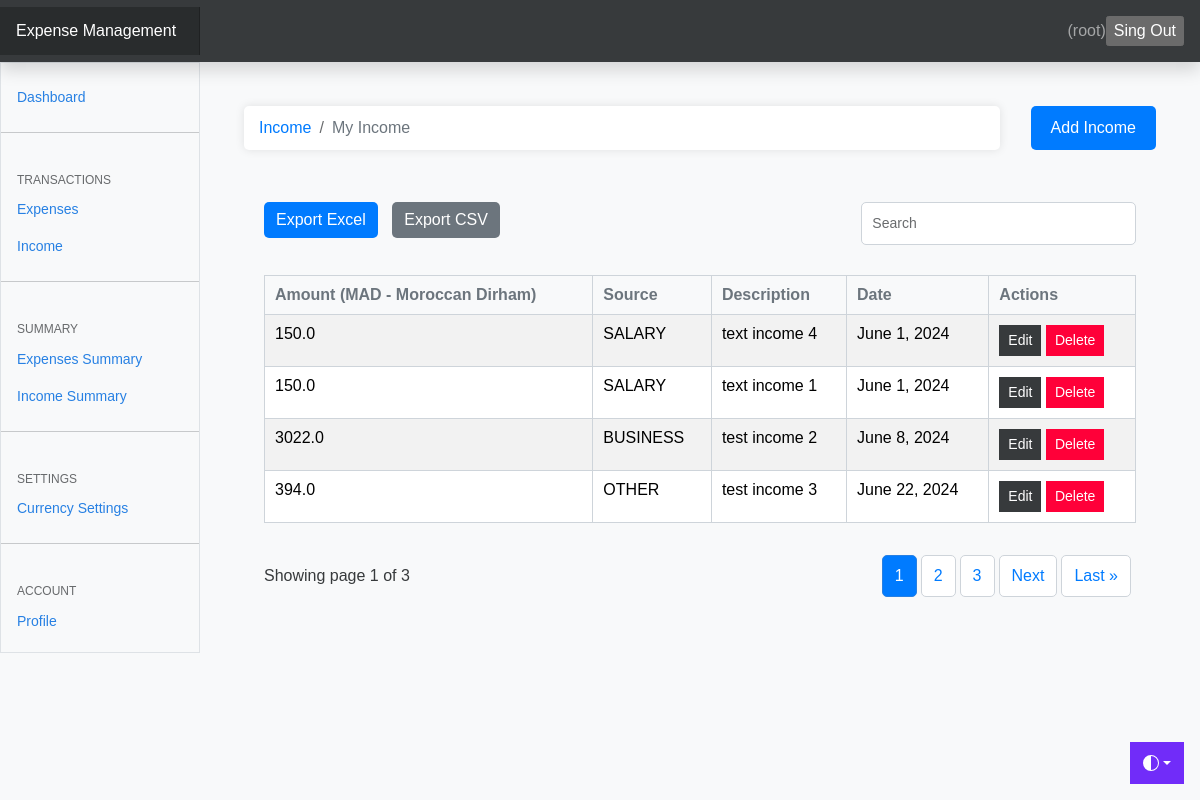
Page /income/ (signed in) on the committed database.
### userpreferences/models.py (models this page shows, shortened)
class UserPreference(models.Model):
    user = models.OneToOneField(to=User, on_delete=models.CASCADE)
    currency = models.CharField(max_length=255, blank=True, null=True)

### userincome/models.py (models this page shows, shortened)
class UserIncome(models.Model):
    amount=models.FloatField()
    date=models.DateField(default=now)
    description=models.TextField()
    owner=models.ForeignKey(to=User, on_delete=models.CASCADE)
    source=models.CharField(max_length=266)

### userincome/views.py (the view)
# urls.py: path('', index, name='dashboard'),
@login_required(login_url='/authentication/login')
def index(request):
    Sources=Source.objects.all()
    income=UserIncome.objects.filter(owner=request.user)
    paginator=Paginator(income, 4)
    page_number=request.GET.get('page')
    page_obj=Paginator.get_page(paginator, page_number)
    currency=UserPreference.objects.get(user=request.user).currency
    context={
        'incomes': income,
        'page_obj': page_obj,
        'currency': currency
    }
    return render(request,'income/index.html',context)

### templates/income/index.html (shortened to what this page needs)
{% extends 'base.html' %}
{% load static %}
{% block content %}
<div class="container mt-4">
    <div class="row mb-3">
        <div class="col-md-10">
            <nav aria-label="breadcrumb">
                <ol class="breadcrumb">
                    <li class="breadcrumb-item">
                        <a href="{% url 'income' %}">Income</a>
                    </li>
                    <li class="breadcrumb-item active" aria-current="page">My Income</li>
                </ol>
            </nav>
        </div>
        <div class="col-md-2 text-end">
            <a href="{% url 'add-income' %}" class="btn btn-primary btn-add-expense">
                 Add Income
            </a>
        </div>
    </div>
    <div class="container">
        {% if not income.count %}
        <div class="row mb-3">
            <div class="col-md-8">
                <a href="{% url 'export-excel-i' %}" class="btn btn-primary btn-action btn-export-excel">
                    Export Excel
                </a>
                <a href="{% url 'export-csv-i' %}" class="btn btn-secondary btn-action btn-export-csv">
                    Export CSV
                </a>
            </div>
            <div class="col-md-4 btn-action-group">
                <input type="text" id="searchField" class="form-control" placeholder="Search" aria-label="Search">
            </div>
        </div>
        <div class="app-table table-responsive">
            <table class="table table-striped table-hover">
                <thead>
                    <tr>
                        <th>Amount ({{ currency }})</th>
                        <th>Source</th>
                        <th>Description</th>
                        <th>Date</th>
                        <th>Actions</th>
                    </tr>
                </thead>
                <tbody>
                    {% for income in page_obj %}
                    <tr>
                        <td>{{ income.amount }}</td>
                        <td>{{ income.source }}</td>
                        <td>{{ income.description }}</td>
                        <td>{{ income.date }}</td>
                        <td>
                            <a href="{% url 'income-edit' income.id %}" class="btn btn-secondary btn-sm btn-edit">
                                 Edit
                            </a>
                            <a href="#" class="btn btn-danger btn-sm btn-delete" onclick="confirmDeletion('{{ income.id }}')">
                                 Delete
                            </a>
                        </td>
                    </tr>
                    {% endfor %}
                </tbody>
            </table>
        </div>
        <div class="pagination-container d-flex justify-content-between align-items-center my-3">
            <div>
                Showing page {{ page_obj.number }} of {{ page_obj.paginator.num_pages }}
            </div>
            <ul class="pagination mb-0">
                {% for num in page_obj.paginator.page_range %}
                    {% if num > page_obj.number|add:'-3' and num < page_obj.number|add:'3' %}
                        {% if page_obj.number == num %}
                        <li class="page-item active">
                            <a class="page-link" href="?page={{ num }}">{{ num }}</a>
                        </li>
                        {% else %}
                        <li class="page-item">
                            <a class="page-link" href="?page={{ num }}">{{ num }}</a>
                        </li>
                        {% endif %}
                    {% endif %}
                {% endfor %}
                {% if page_obj.has_next %}
                <li class="page-item">
                    <a class="page-link" href="?page={{ page_obj.next_page_number }}">Next</a>
                </li>
                <li class="page-item">
                    <a class="page-link" href="?page={{ page_obj.paginator.num_pages }}">Last &raquo;</a>
                </li>
                {% endif %}
            </ul>
        </div>
        {% endif %}
    </div>
</div>
{% endblock content %}

### templates/base.html (shortened to what this page needs)
{% load static %}
<html lang="en" data-bs-theme="auto">
  <head><script src="/docs/5.3/assets/js/color-modes.js"></script>
    <link rel="stylesheet" href="https://cdn.jsdelivr.net/npm/@docsearch/css@3">
<link href={% static 'css/bootstrap.min.css' %} rel="stylesheet">
<link href={% static 'css/main.css' %} rel="stylesheet">
    <link href="https://cdn.jsdelivr.net/npm/bootstrap-icons@1.10.5/font/bootstrap-icons.min.css" rel="stylesheet">
    <link href="{% static 'css/dashboard.css' %}" rel="stylesheet">
  </head>
  <body>
    <div class="dropdown position-fixed bottom-0 end-0 mb-3 me-3 bd-mode-toggle">
      <button class="btn btn-bd-primary py-2 dropdown-toggle d-flex align-items-center"
              id="bd-theme"
              type="button"
              aria-expanded="false"
              data-bs-toggle="dropdown"
              aria-label="Toggle theme (auto)">
        <svg class="bi my-1 theme-icon-active" width="1em" height="1em"><use href="#circle-half"></use></svg>
      </button>
    </div>
<header class="navbar sticky-top bg-dark flex-md-nowrap p-0 shadow" data-bs-theme="dark">
  <a class="navbar-brand col-md-3 col-lg-2 me-0 px-3 fs-6 text-white" href="#">Expense Management</a>
  <ul class="navbar-nav px-3" style="display: flex; flex-direction: row; align-items: center">
    <li class="nav-item text-nowrap">
      <span class="nav-link" href="">
        ({{request.user.username}})
      </span>
    </li>
    <li class="nav-item text-nowrap mt-3 ml-2">
      <form action="{% url 'logout' %}" method="POST" >
        <input class="text text-capitalize  " type="submit" value="Sing out" />
      </form>
    </li>
  </ul>
</header>
<div class="container-fluid">
  <div class="row">
     {% include 'partials/_sidebar.html' %}
    <main class="col-md-9 ms-sm-auto col-lg-10 px-md-4">
     {% block content %}
     {% endblock %}
    </main>
  </div>
</div>
</body>
</html>

### expenseswebsite/static/css/main.css (style rules this page uses)
.bi { vertical-align: -.125em; fill: currentColor; }
.btn-bd-primary { --bd-violet-bg: #712cf9; --bd-violet-rgb: 112.520718, 44.062154, 249.437846; --bs-btn-font-weight: 600; --bs-btn-color: var(--bs-white); --bs-btn-bg: var(--bd-violet-bg); --bs-btn-border-color: var(--bd-violet-bg); --bs-btn-hover-color: var(--bs-white); --bs-btn-hover-bg: #6528e0; --bs-btn-hover-border-color: #6528e0; --bs-btn-focus-shadow-rgb: var(--bd-violet-rgb); --bs-btn-active-color: var(--bs-btn-hover-color); --bs-btn-active-bg: #5a23c8; --bs-btn-active-border-color: #5a23c8; }
.bd-mode-toggle { z-index: 1500; }

### expenseswebsite/static/css/dashboard.css (style rules this page uses)
.bi { display: inline-block; width: 1rem; height: 1rem; }
.navbar-brand { padding-top: .75rem; padding-bottom: .75rem; background-color: rgba(0, 0, 0, .25); box-shadow: inset -1px 0 0 rgba(0, 0, 0, .25); }

### templates/income/index.html (style rules this page uses)
body { font-family: Arial, sans-serif; background-color: #f8f9fa; }
.container { max-width: 100%; padding: 20px; }
.breadcrumb { background-color: #ffffff; border-radius: 5px; box-shadow: 0 0 10px rgba(0, 0, 0, 0.1); padding: 10px 15px; }
.breadcrumb-item a { text-decoration: none; color: #007bff; }
.breadcrumb-item.active { color: #6c757d; }
.btn-add-expense { background-color: #007bff; color: #ffffff; border: none; border-radius: 5px; padding: 10px 20px; text-decoration: none; transition: background-color 0.3s; }
.form-control { width: 100%; padding: 10px; font-size: 14px; border: 1px solid #ced4da; border-radius: 5px; }
.app-table { margin-top: 20px; }
.table { width: 100%; border-collapse: collapse; }
.table th, .table td { padding: 10px; border: 1px solid #ced4da; text-align: left; }
.table th { background-color: #f8f9fa; color: #6c757d; font-weight: 600; }
.btn-action-group { display: flex; align-items: center; margin-bottom: 10px; }
.btn-action { margin-right: 10px; border-radius: 5px; transition: background-color 0.3s; }
.btn-export-excel { background-color: #007bff; color: #ffffff; border: none; }
.btn-export-csv { background-color: #6c757d; color: #ffffff; border: none; }
.pagination-container { margin-top: 20px; display: flex; justify-content: space-between; align-items: center; }
.pagination { margin: 0; padding: 0; list-style: none; }
.page-item { display: inline-block; margin-right: 5px; }
.page-link { padding: 8px 12px; border: 1px solid #ced4da; border-radius: 5px; text-decoration: none; color: #007bff; transition: background-color 0.3s; }
.page-item.active .page-link { background-color: #007bff; color: #ffffff; }

### rows in the picture
UserPreference: currency "MAD - Moroccan Dirham"
UserIncome: amount "150.0", source "SALARY", description "text income 4", date "June 1, 2024"
UserIncome: amount "150.0", source "SALARY", description "text income 1", date "June 1, 2024"
UserIncome: amount "3022.0", source "BUSINESS", description "test income 2", date "June 8, 2024"
UserIncome: amount "394.0", source "OTHER", description "test income 3", date "June 22, 2024"

### other values in the picture
{{ request.user.username }} "root"
{{ page_obj.number }} "1"
{{ page_obj.paginator.num_pages }} "3"
{{ num }} "1"
{{ num }} "2" "3"
